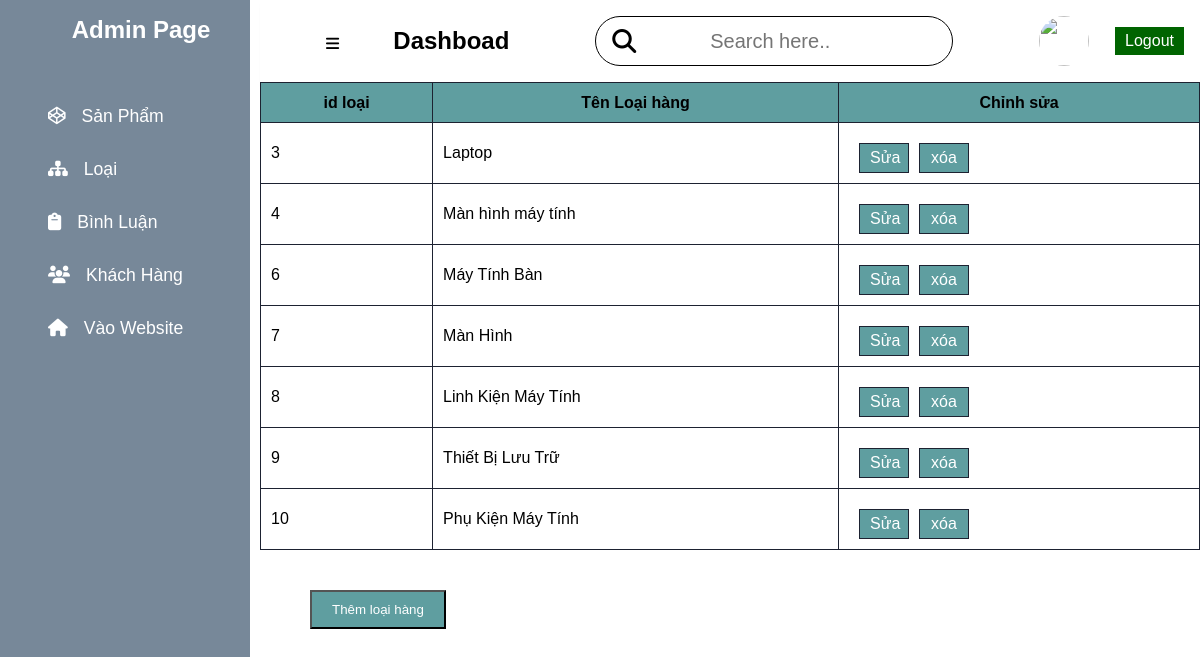
Screenshot of /admin/showloai.php (signed in) with the database file from the repository.
### tables this page shows
CREATE TABLE `loai` (
  `id_loai` int(11) NOT NULL,
  `ten_loai` varchar(255) NOT NULL
);

### admin/templates/layout.php (called while the page is built, shortened)
<?php
    include ("head.php");
    include ("header.php");
    include ("content.php");
?>

### admin/controllers/c_loai.php (called while the page is built, shortened)
<?php
include ("models/m_loai.php");
class c_loai
{
    public function index()
    {
        $m_loai = new m_loai();
        $m_loais = $m_loai->doc_loai();
        include("templates/layout.php");
    }
}

### admin/models/database.php (called while the page is built, shortened)
<?php
class database{
    protected $pdo = NULL;
    protected $sql = '';
    public function __construct() {
        try
        {
            $this->pdo = new PDO("mysql:host=".DB_HOST."; dbname=".DB_NAME,DB_USER,DB_PWD);
            $this->pdo->query('set names "utf8"');
        }
        catch(PDOException $ex )
        {
            die($ex->getMessage());
        }
    }
    public function setQuery($sql) {
        $this->sql = $sql;
    }
    public function execute($options=array()) {
        $this->sta = $this->pdo->prepare($this->sql);
        $this->sta->execute();
        return $this->sta;
    }
    public function loadAllRows($options=array()) {
        if(!$options) {
            if(!$result = $this->execute())
                return false;
        }
        else {
            if(!$result = $this->execute($options))
                return false;
        }
        return $result->fetchAll(PDO::FETCH_OBJ);
    }
}
?>

### admin/models/m_loai.php (called while the page is built, shortened)
<?php
require_once("database.php");
class m_loai extends database
{
  public function doc_loai()
  {
    $sql =  "SELECT *FROM loai ";
    return $this->loadAllRows();
  }
}

### admin/views/show_loai/v_loai.php (the view)
<main>
<div class="noidung">
            <table border="1">
                <tr>
                    <th>id loại</th>
                    <th>Tên Loại hàng</th>
                    <th>Chỉnh sửa</th>
                </tr>
                <?php foreach($m_loais as $key=>$value){ ?>
                <tr>
                    <td><?php echo $value->id_loai ?></td>
                    <td><?php echo $value->ten_loai ?></td>
                    <td>
                        <a class="sx" href="editloai.php?id_loai=<?php echo $value->id_loai ?>">Sửa</a>
                        <a class="sx" onclick=" return confirm('Bạn có muốn xóa ko<?= $value->ten_loai?>')" href="xoaloai.php?id_loai=<?php echo $value->id_loai ?>">xóa</a>
                    </td>
                </tr>
                <?php }?>
            </table>
            <a href="addloai.php"> <button type="submit">Thêm loại hàng </button></a>
        </div>
</main>

### admin/public/admin.css (style rules this page uses)
.noidung table { border: 1px solid #1d2231; width: 100%; border-collapse: collapse; }
.noidung table tr th { background: cadetblue; height: 40px; }
.noidung table tr td { text-align: justify; }
button { padding: 10px 30px; margin: 40px 50px; float: left; }
table tr td { padding: 10px; }
table tr th { padding: 10px; text-align: center; }
button { padding: 10px 20px; margin: 40px 50px; float: left; background:cadetblue ; color: #fff; }
a { text-decoration: none; }
.sx { float: left; width: 50px; border: 1px solid #1d2231; background: cadetblue; padding: 5px 10px; margin-top: 10px; color: #fff; text-align: center; margin-left: 10px; }

### rows the page displays
loai: id_loai "3", ten_loai "Laptop"
loai: id_loai "4", ten_loai "Màn hình máy tính"
loai: id_loai "6", ten_loai "Máy Tính Bàn"
loai: id_loai "7", ten_loai "Màn Hình"
loai: id_loai "8", ten_loai "Linh Kiện Máy Tính"
loai: id_loai "9", ten_loai "Thiết Bị Lưu Trữ"
loai: id_loai "10", ten_loai "Phụ Kiện Máy Tính"
